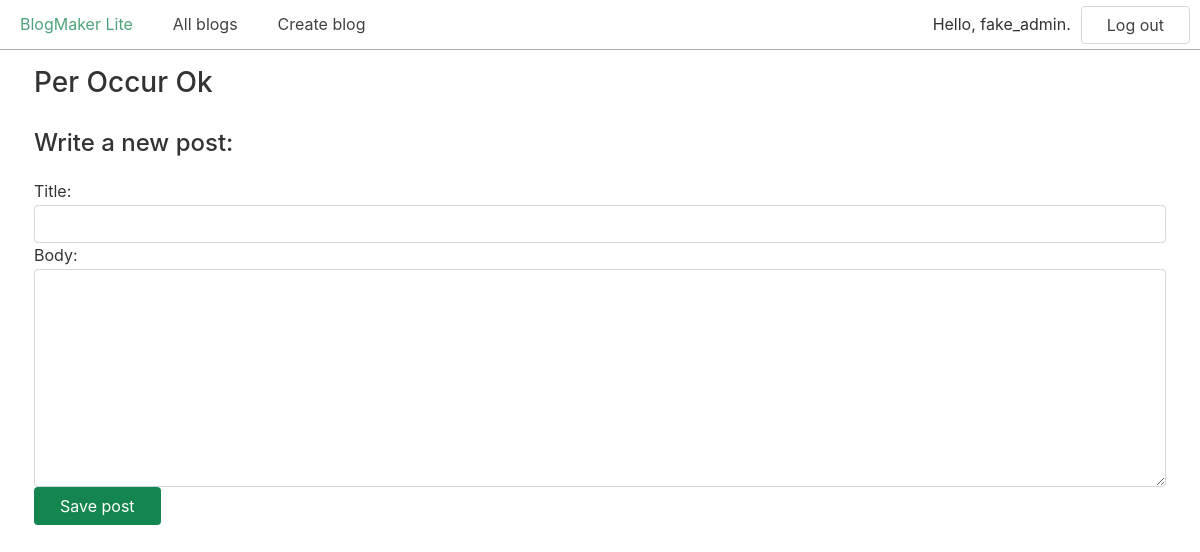
The app's page /new_post/1/ (signed in), older data.
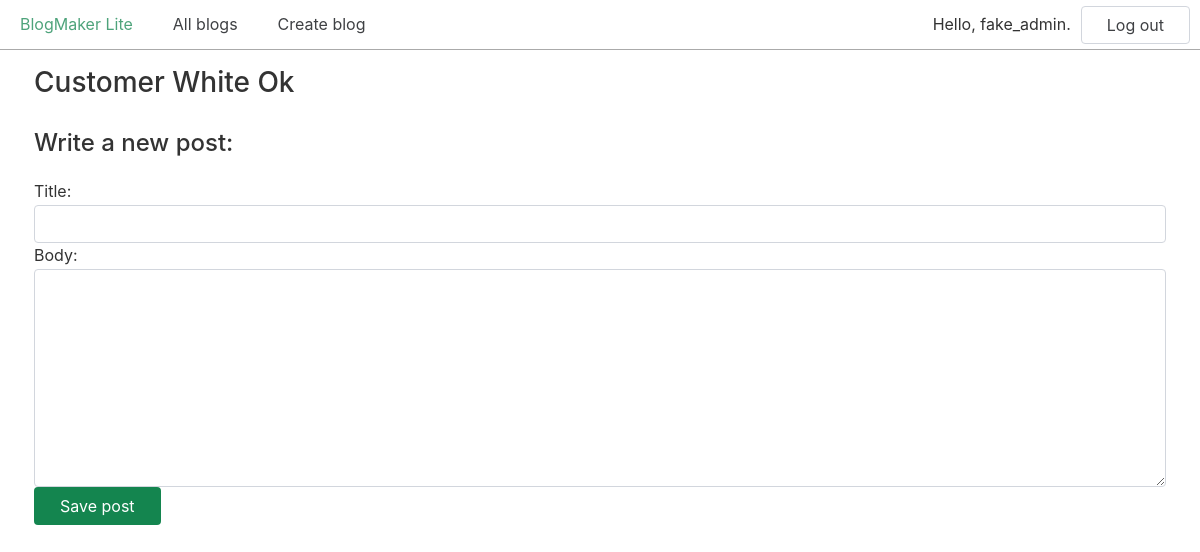
The same page, newer data.
### blogs/models.py (models this page shows, shortened)
class Blog(models.Model):
    title = models.CharField(max_length=200)
    description = models.TextField()
    date_added = models.DateTimeField(auto_now_add=True)
    owner = models.ForeignKey(User, on_delete=models.CASCADE)

### blogs/views.py (the view, shortened to what this page needs)
# urls.py: path("new_post/<int:blog_id>/", views.new_post, name="new_post"),
@login_required
def new_post(request, blog_id):
    blog = Blog.objects.get(id=blog_id)
    if request.method != "POST":
        form = BlogPostForm()
    context = {"form": form, "blog": blog}
    return render(request, "blogs/new_post.html", context)

### blogs/forms.py
class BlogPostForm(forms.ModelForm):
    class Meta:
        model = BlogPost
        fields = ["title", "body"]

### blogs/templates/blogs/new_post.html (shortened to what this page needs)
{% extends "blogs/base.html" %}
{% block content %}
  <h2>{{ blog.title }}</h2>
  <h3>Write a new post:</h3>
  <form action="{% url 'blogs:new_post' blog.id %}" method="post">
    {{ form.as_div }}
    <button class="button primary" name="submit">Save post</button>
  </form>
{% endblock content %}

Row changes from the older to the newer data that the page shows:
changed Blog: title "Per Occur Ok" → "Customer White Ok"
